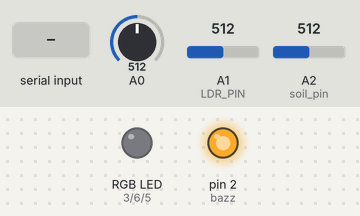
The sketch below on a simulated Arduino Uno, built with avr-gcc and run on an emulated ATmega328P. On the bench: an RGB LED mixed from three pins (HIGH = lit), output pins drawn as LEDs (lit = HIGH). Inputs (shaded band) come from the test bench; at power-on: A2 (soil_pin) = 512, A1 (LDR_PIN) = 512, A0 = 512.

Above: at 1.2 s.
1.3 s: A2 (soil_pin) set to 882
2.8 s: A2 (soil_pin) set to 917
At 3.6 s:
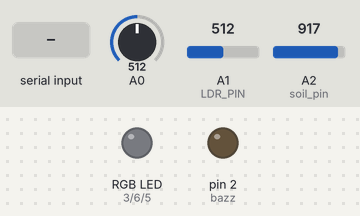
4.3 s: A1 (LDR_PIN) set to 32
5.8 s: A1 (LDR_PIN) set to 26
At 7.0 s:
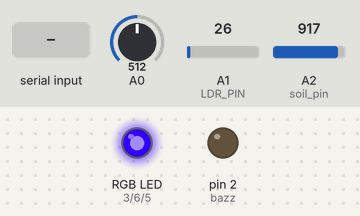
7.3 s: "21\n" received over the second serial link
At 8.2 s:
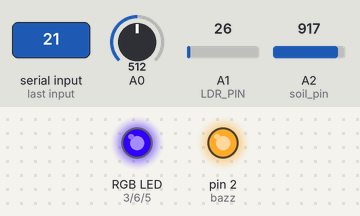
8.8 s: "20\n" received over the second serial link
At 9.4 s:
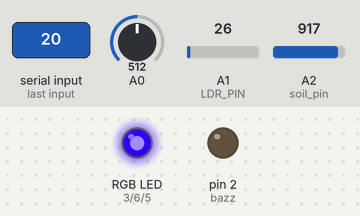
Timing chart, 0 to 11.3 s (numbered marks = the images above; inputs shaded):
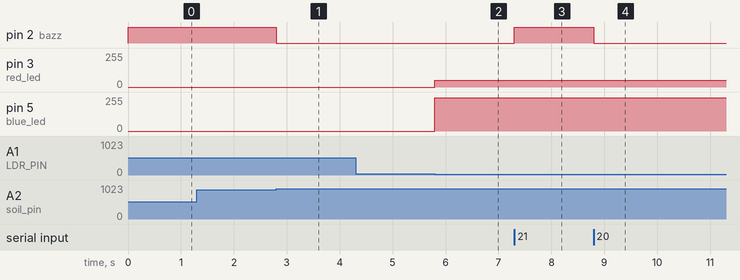

The sketch:

ocean_project.ino
```cpp
#include <math.h>
#include <SoftwareSerial.h>
#define LDR_PIN   A1
#define soil_pin  A2
#define red_led   3
#define green_led 6
#define blue_led  5
#define bazz  2
#define rx 7
#define tx 8

SoftwareSerial mySerial = SoftwareSerial(rx, tx);
float A = 1.009249522e-03, B = 2.378405444e-04, C = 2.019202697e-07;
float T,logRt,Tf,Tc;
int info, None;
bool Soil_flag, Flag_light, on_off;
int RGB[] = {250, 0, 50};

void setup(){
  mySerial.begin(9600);
  Serial.begin(9600);
  pinMode(bazz, OUTPUT);
  Flag_light = 0;         // для света [0 - автоматическое включение света, 1 - ручное включение света]
  Soil_flag = 0;          // для влажности [0 - автоматическое включение света, 1 - ручное включение света]
  on_off = 0;
}
void loop()
{
  if (mySerial.available())
  {
    info = mySerial.parseInt();
    None = mySerial.read();
    switch (info)
    {
      case 0:   // включить автономный режим (свет)
        Flag_light = 0;
        break;
      case 10:  // выключить автономный режим (свет погашен)
        Flag_light = 1;
        on_off = 0;
        break;
      case 11:  // выключить автономный режим (свет включен)
        Flag_light = 1;
        on_off = 1;
        break;
      case 20:  // включить автономный режим (пищалка)
        Soil_flag = 0;
        break;
      case 21:  // выключить автономный режим (пищалка)
        Soil_flag = 1;
        break;
      case 30:  // температура
        mySerial.print(int(Tc));
        mySerial.println("С");
        break;
      case 40:  // инфрпмация
        if (Flag_light == 1){mySerial.println("light - arm");}
        else{mySerial.println("light - robot");}
        if (Soil_flag == 1){mySerial.println("soil - arm");}
        else{mySerial.println("soil - robot");}
        break;

    }
  }

  if (Flag_light == 0 && analogRead(LDR_PIN) < 30)
  {
    on_off = 1;
    light(RGB, on_off);
  }
  if (Flag_light == 0 && analogRead(LDR_PIN) >= 30)
  {
    on_off = 0;
    light(RGB, on_off);
  }
  light(RGB, on_off);
  //myPrint(1000);
  Thermistor(analogRead(0));
  soil_func(Soil_flag);
}

float Thermistor(int Vo)  // функция для расчета значения температуры
{
 logRt = log(10000.0*((1024.0/Vo-1)));
 T = (1.0 / (A + B*logRt + C*logRt*logRt*logRt));   // рассчитываем значение температуры в кельвинах по формуле Стейнхарта-Харта
 Tc = T - 273.15;                                   // переводим температуру из кельвинов в градусы
}

void soil_func(bool Soil_flag)          // функция для коннекта пищалки и датчика влажности
{
  if (int(analogRead(soil_pin)) >= 900 && Soil_flag == 0)
    {
      digitalWrite(bazz, LOW);
    }
  else{
      digitalWrite(bazz, HIGH);
  }
}

void light (int *myArray, bool flag)   // функция для работы со светом [массив с RGB настройками, флаг для включения\выключения]
{
  if (flag == 0){
    analogWrite(red_led, 0);
    analogWrite(green_led, 0);
    analogWrite(blue_led, 0);
  }
  else{
    analogWrite(red_led, myArray[2]);
    analogWrite(green_led, myArray[1]);
    analogWrite(blue_led, myArray[0]);
  }
}

void myPrint(int del)                //функция для отправки данных в Serial компьютера
{
  Serial.print(int(analogRead(LDR_PIN)));
  Serial.println(" - Light");
  Serial.print(analogRead(soil_pin));
  Serial.println(" - soil");
  Serial.print(Tc);
  Serial.println(" - C");
  delay(del);
}
```

Measured:
- the behaviour switches between 899 and 900 on A2 (soil_pin) (found by bisection; images 0 and 1)
- the behaviour switches between 30 and 29 on A1 (LDR_PIN) (found by bisection; images 1 and 2)
- after the input at 1.3 s, every drawn part: stays the same
- after the input at 2.8 s, pin 2 (bazz): HIGH → LOW at once
- after the input at 4.3 s, every drawn part: stays the same
- after the input at 5.8 s, pin 3 (red_led): 0/255 → 50/255 at once; pin 5 (blue_led): 0/255 → 250/255 at once
- after the input at 7.3 s, pin 2 (bazz): LOW → HIGH at once
- after the input at 8.8 s, pin 2 (bazz): HIGH → LOW at once
